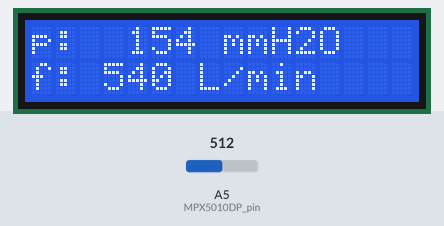
The sketch below on a simulated Arduino Uno, built with avr-gcc and run on an emulated ATmega328P. Parts: 16×2 character LCD. The inputs (shaded band) are chosen by the test bench; at power-on: A5 (MPX5010DP_pin) = 512. What the sketch prints to the serial monitor is not drawn.

Above: at 1.2 s.
1.3 s: A5 (MPX5010DP_pin) set to 716
At 2.2 s:
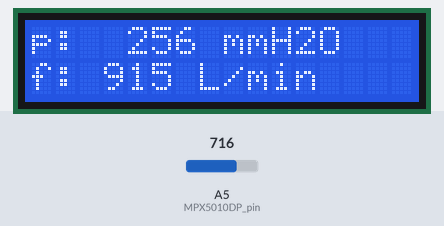
2.8 s: A5 (MPX5010DP_pin) set to 900
At 3.3 s:
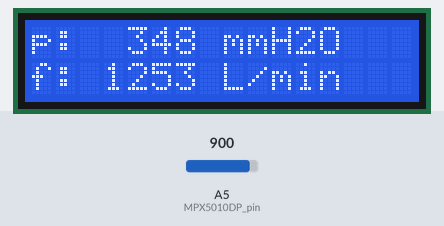
4.3 s: A5 (MPX5010DP_pin) set to 769
At 5.5 s:
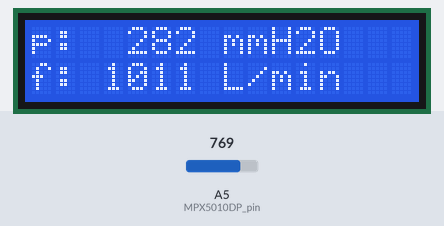
5.8 s: A5 (MPX5010DP_pin) set to 747
At 6.8 s:
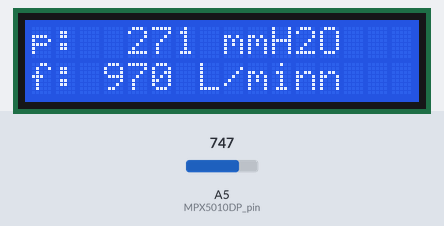
Timing chart, 0 to 8.3 s (numbered marks = the images above; inputs shaded):
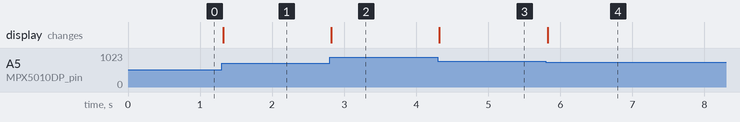

Measured:
- the behaviour switches between 762 and 761 on A5 (MPX5010DP_pin) (found by bisection; images 3 and 4)
- after the input at 1.3 s, the display: changes at once (image 1)
- after the input at 2.8 s, the display: changes at once (image 2)
- after the input at 4.3 s, the display: changes at once (image 3)
- after the input at 5.8 s, the display: changes at once (image 4)

The sketch:

flow_diff_p_sensors.ino
```cpp
#include <LiquidCrystal.h>
#include <stdint.h>

// LCD screen pins
#define pin_RS 7
#define pin_EN 6
#define pin_D4 5
#define pin_D3 4
#define pin_D2 3
#define pin_D1 2

// LCD instantiation
LiquidCrystal lcd(pin_RS, pin_EN, pin_D4, pin_D3, pin_D2, pin_D1);

#define MPX5010DP_pin A5

/*
   MPXV5004DP (http://www.farnell.com/datasheets/2291564.pdf)
   ---------------------------------------------------------
   Unit conversion: 1kPa = 101.972mmH2O

   # Sensitivity
   1 V/kPa ~= 9.8mV/mmH2O

   # Pin numbering
   1: DNC (marked with a semi-hole in the pin)
   2: Vs = 5V
   3: GND
   4: Vout

   # Pressure port identification (P1 > P2)
   - P1: positive pressure port (side with part marking)
   - P2: vacuum side

   # Transfer function
   Vout[V] = Vs * (0.2 * p[kPa] + 0.2) with Vs = 5V
           = p[kPa] + 1
   -> p[kPa] = Vout[V] - 1

   analogRead() precision is 10 bit: 1 = 4.9mV.

   Scale for mmH2O = 0.0049 * 101.971 = 0.4996579
   Offset for mmH2O = -1 * 101.971 = -101.971
   Make that integers by switching µmH2O (x1000):
   Scale for µmH2O = 499.6579 ~ 500
   Offset for µmH2O = -101971

   No overflow can happen on int32_t:
   - Max: 410029
   - Min: -101971
*/

int32_t vout;
// Pressure in µmH2O
int32_t p;
// Flow in mL/min
int32_t f;

// To be calibrated. From datasheet:
// Max sensitivity @60L/min = 1.6 mbar/(L/s)
// -> Scale = 1/1.6 = 0.625 (L/s)/mbar
// 1 L/s = 1000 mL/s = 60000 mL/min
// -> Scale = 0.625 * 60000 = 37500 (mL/min)/mbar
// 1 mBar = 10.1972 mmH2O
// -> Scale = 3677 (mL/min)/mmH2O
const int32_t scale_flow = 3677;
// Offset taken empirically
const int32_t offset_flow = -25739;

const int32_t scale_MPX5010DP = 500;
const int32_t offset_MPX5010DP = -101971;

uint32_t curr_time;
uint32_t last_measure_p;
uint32_t last_display_p;

// In µs
const uint32_t measure_period = 50000;  // 50 ms
const uint32_t display_period = 250000; // 250 ms

void read_MPX5010DP() {
  vout = analogRead(MPX5010DP_pin);
  p = scale_MPX5010DP * vout + offset_MPX5010DP;
  f = scale_flow * (p/1000) + offset_flow;

  // Send to computer via Serial port (TODO: remove)
//  Serial.print("Pressure difference [µmH2O]: ");
//  Serial.print(p);
//  Serial.print("\t");
//  Serial.print("Flow [mL/min]: ");
  Serial.print(f);
  Serial.println();
}

void poll_MPX5010DP(uint32_t curr_time) {
  if (curr_time - last_measure_p > measure_period) {
    read_MPX5010DP();
    last_measure_p += measure_period;
  }
}

void display_p() {
  static char buffer [20];
  lcd.setCursor(0, 0);
  sprintf(buffer, "p: %4d mmH2O", int(p/1000));
  lcd.print(buffer);
  lcd.setCursor(0, 1);
  sprintf(buffer, "f: %3d L/min", int(f/1000));
  lcd.print(buffer);
}

void display_p_timed(uint32_t curr_time) {
  if (curr_time - last_display_p > display_period) {
    display_p();
    last_display_p += display_period;
  }
}

void setup() {
  pinMode(MPX5010DP_pin, INPUT);

  Serial.begin(9600);

  lcd.begin(16, 2);
  lcd.clear();

  // Initial measurement and display
  read_MPX5010DP();
  last_measure_p = micros();
  display_p();
  last_display_p = micros();
}

void loop() {
  curr_time = micros();

  poll_MPX5010DP(curr_time);
  display_p_timed(curr_time);
}
```
